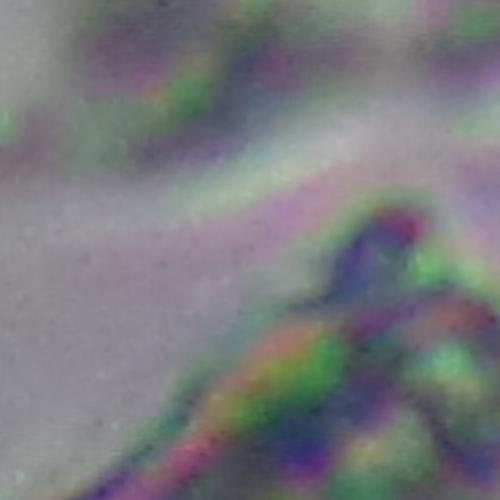
#> input picture Data_Characterization/Data/DeFungi-H1/H1_102a_19.jpg, 500 x 500 px; its folder holds 4 pictures in this run
$ jupyter execute imageClassification.ipynb   (older library calls are emulated)
#> lines starting #> are read from the running program, lines starting #| are printed output that depends on the picture; after the words box and inside, x2 and y2 are one past the last pixel; in counts of white or black regions, pixels touching at a corner belong together
[cell 1]
import numpy as np
import pandas as pd
from skimage.feature import graycomatrix, graycoprops
from skimage.measure import shannon_entropy
import matplotlib.pyplot as plt
import os
import cv2

# Example of how to read and show image from the data set in grayscale
DATADIR = 'Data/DeFungi-H1'

for img in os.listdir(DATADIR):
    img_array = cv2.imread(os.path.join(DATADIR,img), cv2.IMREAD_GRAYSCALE)
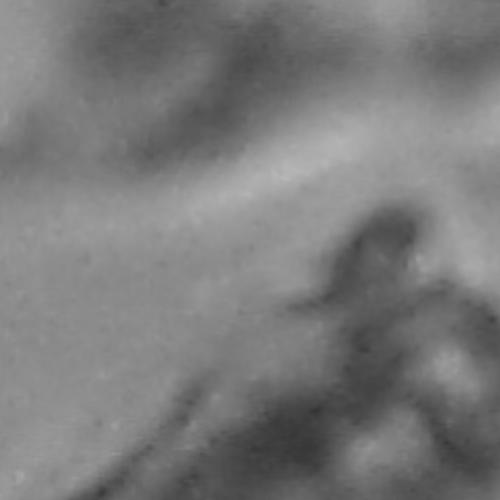
#> img_array: shape (500, 500); min 52, max 183, mean 122.2
    plt.imshow(img_array, cmap='gray')
    plt.show()
    break

[cell 2]
# The data set used is already sanitazed, so all images have the same dimentions
# If there were need to resize the images this would be done:

IMG_SIZE = 500

new_array = cv2.resize(img_array, (IMG_SIZE,IMG_SIZE))
plt.imshow(new_array, cmap='gray')
plt.show()

[cell 3]
# Reading all images and extrating data
DATADIR = 'Data/DeFungi-H1'

img_array = []

for file in os.listdir(DATADIR):
    img = cv2.imread(os.path.join(DATADIR,file), cv2.IMREAD_GRAYSCALE)
    # Entropy
    entropy = shannon_entropy(img)
#> entropy = 6.57
    # Edges
    edges = cv2.Canny(img, 100, 200)
#> edges: shape (500, 500); every value is 0
    # Edge density
    edge_density = np.sum(edges > 0) / edges.size
#> edge_density = 0
    # Texture
    glcm = graycomatrix(
        img,
        distances=[1],
        angles=[0],
        levels=256,
        symmetric=True,
        normed=True
    )
    # contrast
    contrast = graycoprops(glcm, 'contrast')[0, 0]
#> contrast = 1.1
    # Homogeneity
    homogeneity = graycoprops(glcm, 'homogeneity')[0, 0]
#> homogeneity = 0.717
#> pass 3 of the loop `for file in os.listdir(DATADIR):`:
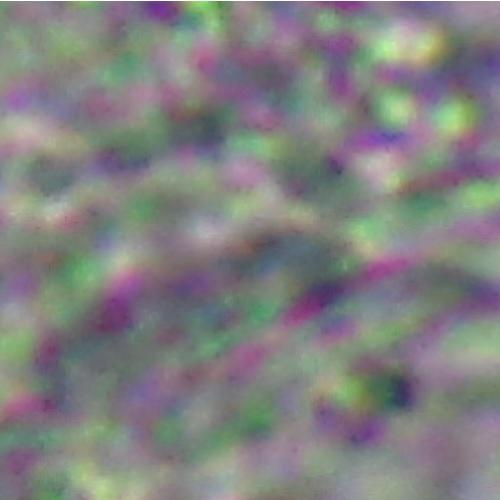
#> input picture Data_Characterization/Data/DeFungi-H1/H1_103c_1.jpg, 500 x 500 px
#> `img = cv2.imread(os.path.join(DATADIR,file), cv2.IMREAD_GRAYSCALE)`:
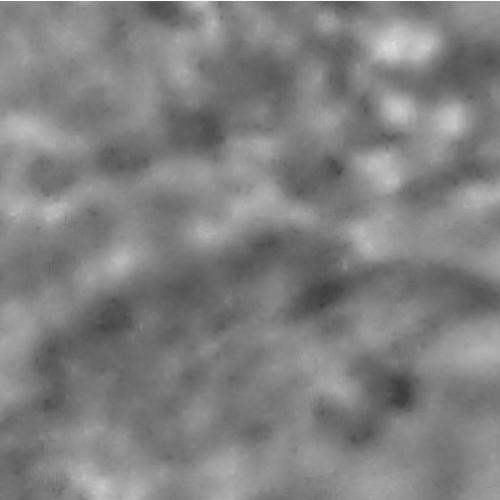
#> img: shape (500, 500); min 59, max 255, mean 128.6
#> entropy = 6.42
#> `edges = cv2.Canny(img, 100, 200)`:
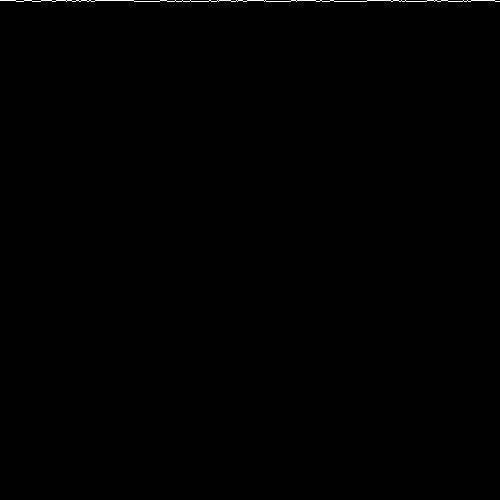
#> edges: shape (500, 500); 0.2% white in thin lines or dots, all inside (x1, y1, x2, y2) = (0, 0, 500, 2)
#> edge_density = 0.002
#> contrast = 2.44
#> homogeneity = 0.581
#> the loop made 4 passes; the first 3 are shown

    img_array.append([file,entropy,edge_density,contrast,homogeneity])
